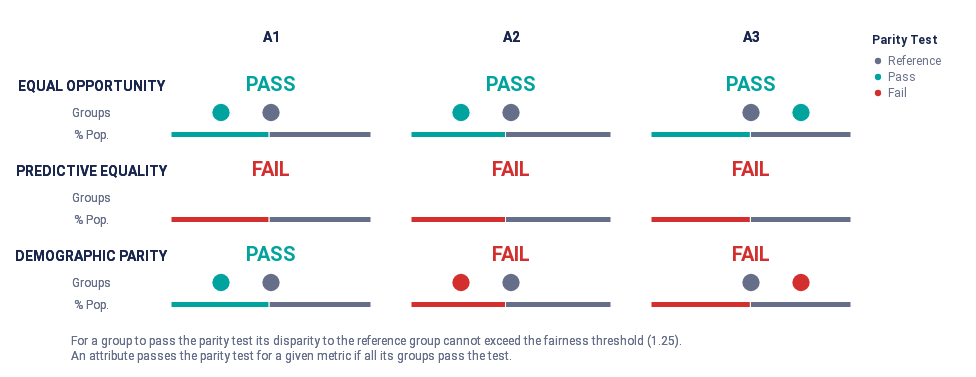

The notebook cell this image was saved under:
### Code cell
audit_high_hist_bias.summary_plot(["tpr", "fpr", "pprev"])
